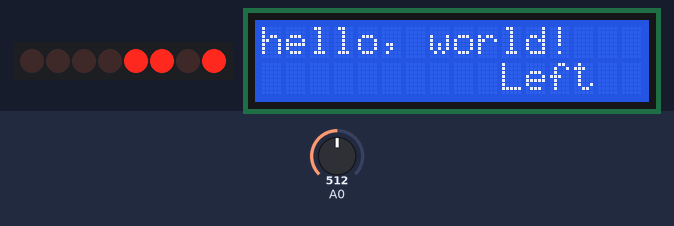
The sketch below on a simulated Arduino Uno, built with avr-gcc and run on an emulated ATmega328P. Parts: 8 shift-register outputs drawn as a row of LEDs (first output left, lit = HIGH), 16×2 character LCD. Wiring (inferred from the names in the program): shift register (74HC595): data A1; shift clock A3; latch A2. Wiring (inferred from the signals the program sends): row of LEDs: on Q0, Q1, Q2, Q3, Q4, Q5, Q6, Q7. The test bench sets the inputs (shaded band); at power-on: A0 = 512.

Above: at 1.2 s.
1.3 s: A0 set to 406
2.8 s: A0 set to 388
At 4.0 s:
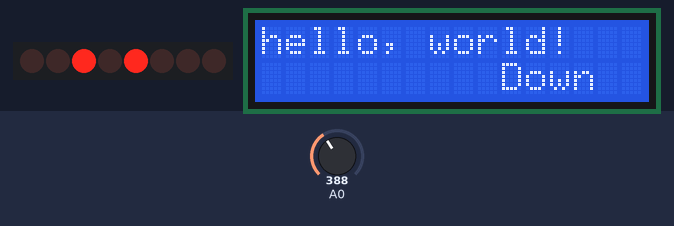
4.3 s: A0 set to 410
At 5.3 s:
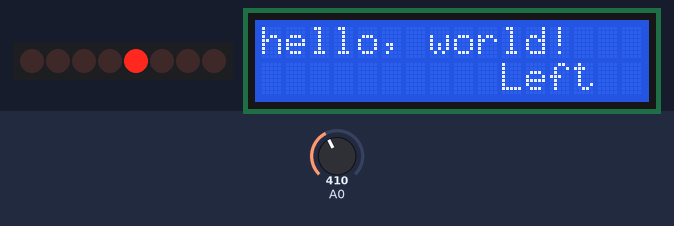
5.8 s: A0 set to 190
At 6.5 s:
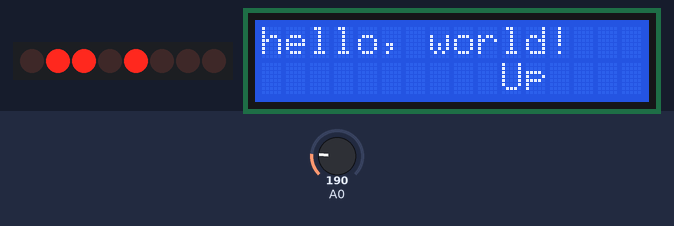
7.3 s: A0 set to 50
At 8.5 s:
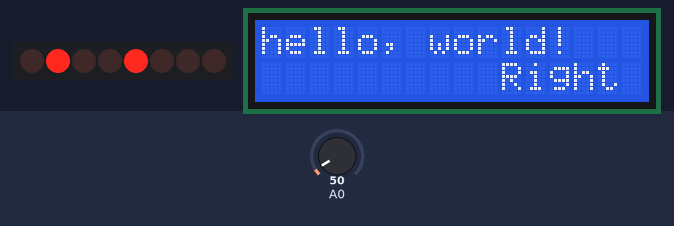
8.8 s: A0 set to 810
At 9.5 s:
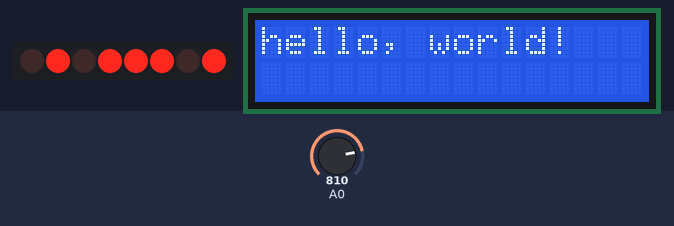
Timing chart, 0 to 11.3 s (numbered marks = the images above; inputs shaded):
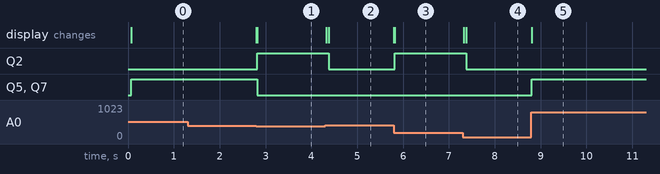

The sketch:

main.ino
```cpp
#include <LiquidCrystal.h>

LiquidCrystal lcd(8, 9, 4, 5, 6, 7);

//Pin connected to ST_CP of 74HC595
int latchPin = A2;
//Pin connected to SH_CP of 74HC595
int clockPin = A3;
////Pin connected to DS of 74HC595
int dataPin = A1;

int stepEnPin = 0x08;
int stepStepPin = 0x04;
int stepDirPin = 0x02;

int ledRPin = 0x80;
int ledGPin = 0x20;
int ledBPin = 0x10;

byte state;

void shiftOut(int myDataPin, int myClockPin, byte myDataOut) {
  // This shifts 8 bits out MSB first,
  //on the rising edge of the clock,
  //clock idles low

  //internal function setup
  int i=0;
  int pinState;
  //pinMode(myClockPin, OUTPUT);
  //pinMode(myDataPin, OUTPUT);

  //clear everything out just in case to
  //prepare shift register for bit shifting
  digitalWrite(myDataPin, 0);
  digitalWrite(myClockPin, 0);

  //for each bit in the byte myDataOut
  //NOTICE THAT WE ARE COUNTING DOWN in our for loop
  //This means that %00000001 or "1" will go through such
  //that it will be pin Q0 that lights.
  for (i=7; i>=0; i--)  {
    digitalWrite(myClockPin, 0);

    //if the value passed to myDataOut and a bitmask result
    // true then... so if we are at i=6 and our value is
    // %11010100 it would the code compares it to %01000000
    // and proceeds to set pinState to 1.
    if ( myDataOut & (1<<i) ) {
      pinState= 1;
    }
    else {
      pinState= 0;
    }

    //Sets the pin to HIGH or LOW depending on pinState
    digitalWrite(myDataPin, pinState);
    //register shifts bits on upstroke of clock pin
    digitalWrite(myClockPin, 1);
    //zero the data pin after shift to prevent bleed through
    digitalWrite(myDataPin, 0);
  }

  //stop shifting
  digitalWrite(myClockPin, 0);
}

void setup() {
  // put your setup code here, to run once:

  // set up the LCD's number of columns and rows:
  lcd.begin(16, 2);
  // Print a message to the LCD.
  lcd.print("hello, world!");

  pinMode(latchPin, OUTPUT);
  pinMode(clockPin, OUTPUT);
  pinMode(dataPin, OUTPUT);

  state = ledRPin | ledGPin | ledBPin;
}

void loop() {
  // put your main code here, to run repeatedly:
  int x;
  x = analogRead (0);
  lcd.setCursor(10,1);
  if (x < 60) {
    lcd.print ("Right ");
  }
  else if (x < 200) {
    lcd.print ("Up    ");
    //digitalWrite(latchPin, 0);
    //shiftOut(dataPin, clockPin, dataPin, 0x7F);
    //digitalWrite(latchPin, 1);
    state &= ~stepEnPin;
    state |= stepDirPin;
    state &= ~ledGPin;
    state &= ~ledRPin;

    for (int i=0; i<10; i++)
    {
      state ^= stepStepPin;
      digitalWrite(latchPin, 0);
      delay(1);
      shiftOut(dataPin, clockPin, dataPin, state);
      delay(1);
      digitalWrite(latchPin, 1);
      delay(1);
    }
  }
  else if (x < 400){
    lcd.print ("Down  ");
    //digitalWrite(latchPin, 0);
    //shiftOut(dataPin, clockPin, dataPin, 0xDF);
    //digitalWrite(latchPin, 1);

    state &= ~stepEnPin;
    state &= ~stepDirPin;
    state &= ~ledGPin;
    state &= ~ledRPin;

    for (int i=0; i<10; i++)
    {
      state ^= stepStepPin;
      digitalWrite(latchPin, 0);
      delay(1);
      shiftOut(dataPin, clockPin, dataPin, state);
      delay(1);
      digitalWrite(latchPin, 1);
      delay(1);
    }
  }
  else if (x < 600){
    lcd.print ("Left  ");
    //digitalWrite(latchPin, 0);
    //shiftOut(dataPin, clockPin, dataPin, 0xEF);
    //digitalWrite(latchPin, 1);
  }
  else if (x < 800){
    lcd.print ("Select");
  }
  else
  {
    lcd.print ("      ");
    state |= stepEnPin;
    state |= ledGPin;
    state |= ledRPin;
  }

  digitalWrite(latchPin, 0);
  delay(1);
  shiftOut(dataPin, clockPin, dataPin, state);
  delay(1);
  digitalWrite(latchPin, 1);
  delay(1);
}
```

Measured:
- the behaviour switches between 400 and 399 on A0 (found by bisection; images 0 and 1)
- after the input at 1.3 s, every drawn part: stays the same
- after the input at 2.8 s, Q2: LOW → HIGH at once; Q5, Q7: HIGH → LOW at once; the display: first changes at once (image 1 shows a later state)
- after the input at 4.3 s, Q2: HIGH → LOW after 0.08 s; the display: first changes at once (image 2 shows a later state)
- after the input at 5.8 s, Q2: LOW → HIGH at once; the display: first changes at once (image 3 shows a later state)
- after the input at 7.3 s, Q2: HIGH → LOW after 0.08 s; the display: first changes at once (image 4 shows a later state)
- after the input at 8.8 s, Q5, Q7: LOW → HIGH at once; the display: first changes at once (image 5 shows a later state)
